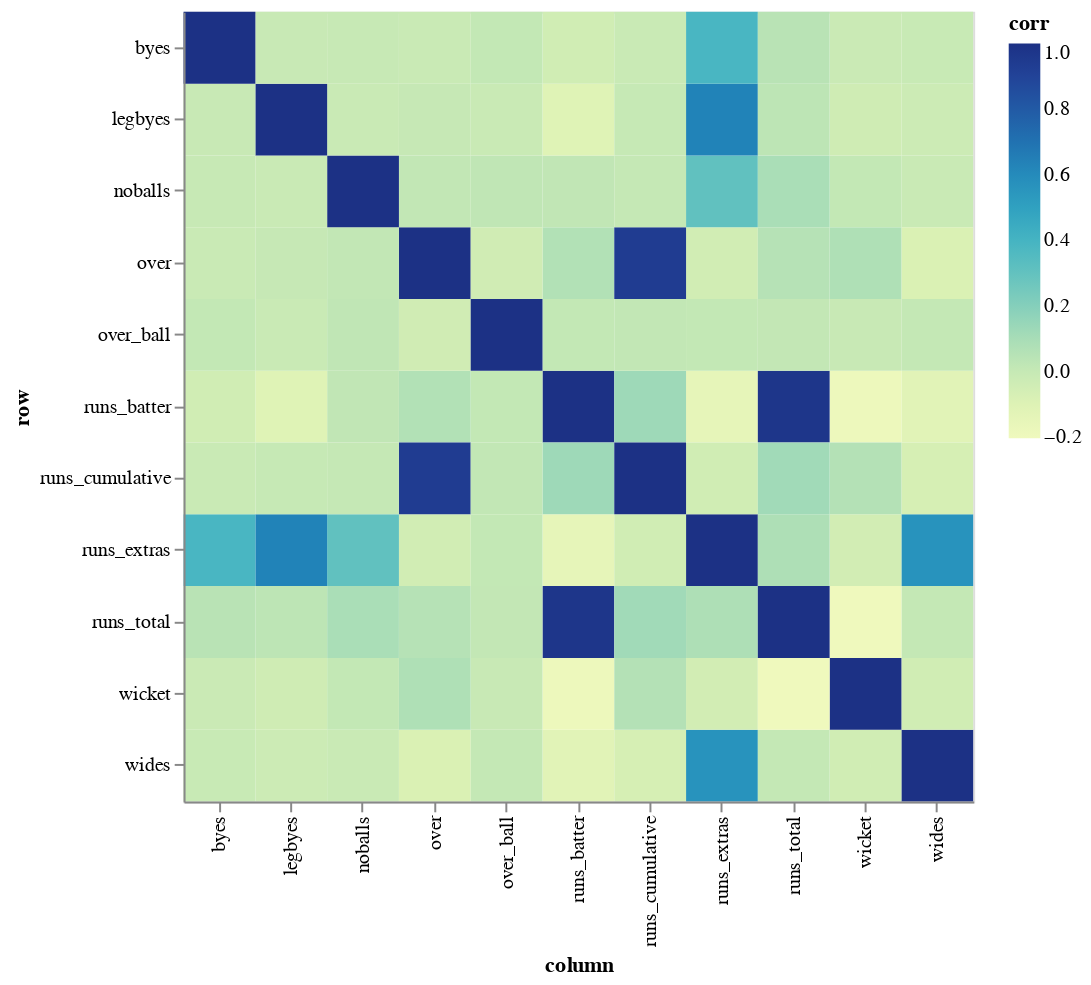

The notebook cell saved with this chart:
### Code cell
corr_ = corr_df.stack()
corr_ = corr_.reset_index()
corr_.columns = ['row', 'column', 'corr']
corr_

alt.Chart(corr_).mark_rect().encode(
    x = 'column',
    y = 'row',
    color = 'corr:Q',
    tooltip = 'corr:Q'
).properties(
    width = 400,
    height = 400
)

### Figure 1 — Vega-Lite specification as saved in the notebook (floating-point values rounded to 4 significant figures)
{"config": {"view": {"continuousWidth": 300, "continuousHeight": 300}}, "data": {"name": "data-13700bb0507cc9c2e25f871ff2a19fb3"}, "mark": {"type": "rect"}, "encoding": {"color": {"field": "corr", "type": "quantitative"}, "tooltip": {"field": "corr", "type": "quantitative"}, "x": {"field": "column", "type": "nominal"}, "y": {"field": "row", "type": "nominal"}}, "height": 400, "width": 400, "$schema": "https://vega.github.io/schema/vega-lite/v5.16.3.json", "datasets": {"data-13700bb0507cc9c2e25f871ff2a19fb3": [{"row": "over", "column": "over", "corr": 1.0}, {"row": "over", "column": "wides", "corr": -0.07989}, {"row": "over", "column": "noballs", "corr": 0.01643}, {"row": "over", "column": "legbyes", "corr": 0.00339}, {"row": "over", "column": "byes", "corr": -0.009438}, {"row": "over", "column": "wicket", "corr": 0.07907}, {"row": "over", "column": "runs_batter", "corr": 0.06874}, {"row": "over", "column": "runs_extras", "corr": -0.04323}, {"row": "over", "column": "runs_total", "corr": 0.05929}, {"row": "over", "column": "over_ball", "corr": -0.03678}, {"row": "over", "column": "runs_cumulative", "corr": 0.9376}, {"row": "wides", "column": "over", "corr": -0.07989}, {"row": "wides", "column": "wides", "corr": 1.0}, {"row": "wides", "column": "noballs", "corr": -0.01214}, {"row": "wides", "column": "legbyes", "corr": -0.0218}, {"row": "wides", "column": "byes", "corr": -0.007967}, {"row": "wides", "column": "wicket", "corr": -0.03856}, {"row": "wides", "column": "runs_batter", "corr": -0.1184}, {"row": "wides", "column": "runs_extras", "corr": 0.5668}, {"row": "wides", "column": "runs_total", "corr": 0.01156}, {"row": "wides", "column": "over_ball", "corr": 0.009701}, {"row": "wides", "column": "runs_cumulative", "corr": -0.06234}, {"row": "noballs", "column": "over", "corr": 0.01643}, {"row": "noballs", "column": "wides", "corr": -0.01214}, {"row": "noballs", "column": "noballs", "corr": 1.0}, {"row": "noballs", "column": "legbyes", "corr": -0.01104}, {"row": "noballs", "column": "byes", "corr": -0.004035}, {"row": "noballs", "column": "wicket", "corr": 0.01231}, {"row": "noballs", "column": "runs_batter", "corr": 0.02354}, {"row": "noballs", "column": "runs_extras", "corr": 0.3049}, {"row": "noballs", "column": "runs_total", "corr": 0.09412}, {"row": "noballs", "column": "over_ball", "corr": 0.0266}, {"row": "noballs", "column": "runs_cumulative", "corr": 0.004743}, {"row": "legbyes", "column": "over", "corr": 0.00339}, {"row": "legbyes", "column": "wides", "corr": -0.0218}, {"row": "legbyes", "column": "noballs", "corr": -0.01104}, {"row": "legbyes", "column": "legbyes", "corr": 1.0}, {"row": "legbyes", "column": "byes", "corr": -0.007246}, {"row": "legbyes", "column": "wicket", "corr": -0.03507}, {"row": "legbyes", "column": "runs_batter", "corr": -0.1077}, {"row": "legbyes", "column": "runs_extras", "corr": 0.6359}, {"row": "legbyes", "column": "runs_total", "corr": 0.03831}, {"row": "legbyes", "column": "over_ball", "corr": -0.01109}, {"row": "legbyes", "column": "runs_cumulative", "corr": 0.001485}, {"row": "byes", "column": "over", "corr": -0.009438}, {"row": "byes", "column": "wides", "corr": -0.007967}, {"row": "byes", "column": "noballs", "corr": -0.004035}, {"row": "byes", "column": "legbyes", "corr": -0.007246}, {"row": "byes", "column": "byes", "corr": 1.0}, {"row": "byes", "column": "wicket", "corr": -0.01282}, {"row": "byes", "column": "runs_batter", "corr": -0.03935}, {"row": "byes", "column": "runs_extras", "corr": 0.385}, {"row": "byes", "column": "runs_total", "corr": 0.04924}, {"row": "byes", "column": "over_ball", "corr": 0.01237}, {"row": "byes", "column": "runs_cumulative", "corr": -0.01013}, {"row": "wicket", "column": "over", "corr": 0.07907}, {"row": "wicket", "column": "wides", "corr": -0.03856}, {"row": "wicket", "column": "noballs", "corr": 0.01231}, {"row": "wicket", "column": "legbyes", "corr": -0.03507}, {"row": "wicket", "column": "byes", "corr": -0.01282}, {"row": "wicket", "column": "wicket", "corr": 1.0}, {"row": "wicket", "column": "runs_batter", "corr": -0.1905}, {"row": "wicket", "column": "runs_extras", "corr": -0.04678}, {"row": "wicket", "column": "runs_total", "corr": -0.2028}, {"row": "wicket", "column": "over_ball", "corr": -0.004817}, {"row": "wicket", "column": "runs_cumulative", "corr": 0.06478}, {"row": "runs_batter", "column": "over", "corr": 0.06874}, {"row": "runs_batter", "column": "wides", "corr": -0.1184}, {"row": "runs_batter", "column": "noballs", "corr": 0.02354}, {"row": "runs_batter", "column": "legbyes", "corr": -0.1077}, {"row": "runs_batter", "column": "byes", "corr": -0.03935}, {"row": "runs_batter", "column": "wicket", "corr": -0.1905}, {"row": "runs_batter", "column": "runs_batter", "corr": 1.0}, {"row": "runs_batter", "column": "runs_extras", "corr": -0.1482}, {"row": "runs_batter", "column": "runs_total", "corr": 0.9736}, {"row": "runs_batter", "column": "over_ball", "corr": 0.01189}, {"row": "runs_batter", "column": "runs_cumulative", "corr": 0.1288}, {"row": "runs_extras", "column": "over", "corr": -0.04323}, {"row": "runs_extras", "column": "wides", "corr": 0.5668}, {"row": "runs_extras", "column": "noballs", "corr": 0.3049}, {"row": "runs_extras", "column": "legbyes", "corr": 0.6359}, {"row": "runs_extras", "column": "byes", "corr": 0.385}, {"row": "runs_extras", "column": "wicket", "corr": -0.04678}, {"row": "runs_extras", "column": "runs_batter", "corr": -0.1482}, {"row": "runs_extras", "column": "runs_extras", "corr": 1.0}, {"row": "runs_extras", "column": "runs_total", "corr": 0.08158}, {"row": "runs_extras", "column": "over_ball", "corr": 0.01187}, {"row": "runs_extras", "column": "runs_cumulative", "corr": -0.03817}, {"row": "runs_total", "column": "over", "corr": 0.05929}, {"row": "runs_total", "column": "wides", "corr": 0.01156}, {"row": "runs_total", "column": "noballs", "corr": 0.09412}, {"row": "runs_total", "column": "legbyes", "corr": 0.03831}, {"row": "runs_total", "column": "byes", "corr": 0.04924}, {"row": "runs_total", "column": "wicket", "corr": -0.2028}, {"row": "runs_total", "column": "runs_batter", "corr": 0.9736}, {"row": "runs_total", "column": "runs_extras", "corr": 0.08158}, {"row": "runs_total", "column": "runs_total", "corr": 1.0}, {"row": "runs_total", "column": "over_ball", "corr": 0.01473}, {"row": "runs_total", "column": "runs_cumulative", "corr": 0.121}, {"row": "over_ball", "column": "over", "corr": -0.03678}, {"row": "over_ball", "column": "wides", "corr": 0.009701}, {"row": "over_ball", "column": "noballs", "corr": 0.0266}, {"row": "over_ball", "column": "legbyes", "corr": -0.01109}, {"row": "over_ball", "column": "byes", "corr": 0.01237}, {"row": "over_ball", "column": "wicket", "corr": -0.004817}, {"row": "over_ball", "column": "runs_batter", "corr": 0.01189}, {"row": "over_ball", "column": "runs_extras", "corr": 0.01187}, {"row": "over_ball", "column": "runs_total", "corr": 0.01473}, {"row": "over_ball", "column": "over_ball", "corr": 1.0}, {"row": "over_ball", "column": "runs_cumulative", "corr": 0.01881}, {"row": "runs_cumulative", "column": "over", "corr": 0.9376}, {"row": "runs_cumulative", "column": "wides", "corr": -0.06234}, {"row": "runs_cumulative", "column": "noballs", "corr": 0.004743}, {"row": "runs_cumulative", "column": "legbyes", "corr": 0.001485}, {"row": "runs_cumulative", "column": "byes", "corr": -0.01013}, {"row": "runs_cumulative", "column": "wicket", "corr": 0.06478}, {"row": "runs_cumulative", "column": "runs_batter", "corr": 0.1288}, {"row": "runs_cumulative", "column": "runs_extras", "corr": -0.03817}, {"row": "runs_cumulative", "column": "runs_total", "corr": 0.121}, {"row": "runs_cumulative", "column": "over_ball", "corr": 0.01881}, {"row": "runs_cumulative", "column": "runs_cumulative", "corr": 1.0}]}}
